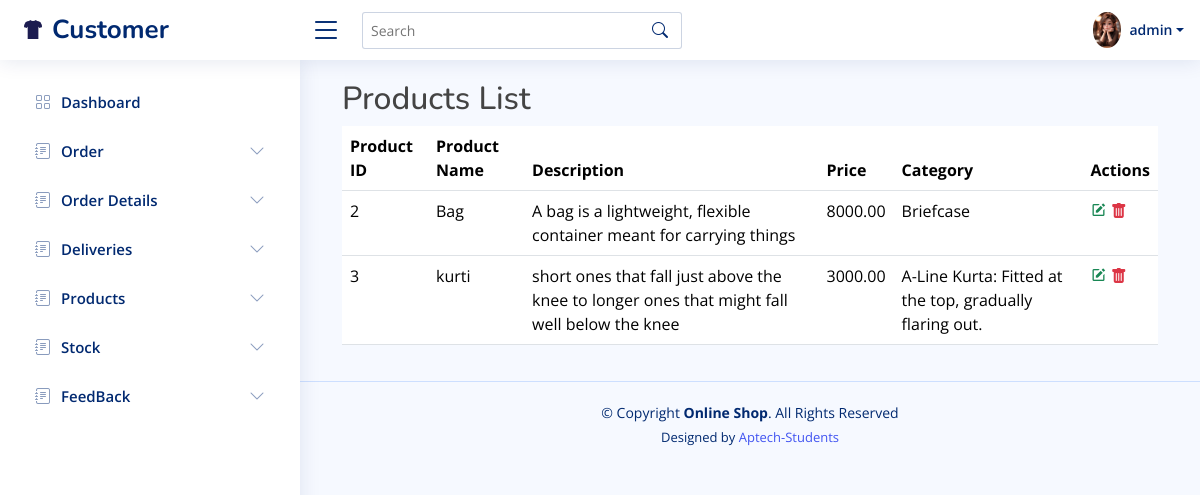
Page /online_shop/employees/view-product.php (signed in) on the committed database.
### tables this page shows
CREATE TABLE `products` (
  `product_id` int(11) NOT NULL,
  `product_name` varchar(100) DEFAULT NULL,
  `description` text DEFAULT NULL,
  `price` decimal(10,2) DEFAULT NULL,
  `category` varchar(100) DEFAULT NULL
);

### online_shop/employees/view-product.php (the view, shortened to what this page needs)
<?php
include 'header.php';
$conn = mysqli_connect('localhost', 'root', '', 'online_shopping');
$sql = "SELECT product_id, product_name, description, price, category FROM products";
$res = mysqli_query($conn, $sql);
?>
<div class="container">
  <h2>Products List</h2>
  <table class="table table">
    <thead>
      <tr>
        <th>Product ID</th>
        <th>Product Name</th>
        <th>Description</th>
        <th>Price</th>
        <th>Category</th>
        <th>Actions</th>
      </tr>
    </thead>
    <tbody>
      <?php
      if (mysqli_num_rows($res) > 0) {
        while ($data = mysqli_fetch_assoc($res)) {
      ?>
          <tr>
            <td><?php echo $data['product_id'] ?></td>
            <td><?php echo $data['product_name'] ?></td>
            <td><?php echo $data['description'] ?></td>
            <td><?php echo $data['price'] ?></td>
            <td><?php echo $data['category'] ?></td>
            <td>
              <a href="update-product.php?p_id=<?php echo $data['product_id'] ?>"><i class="bx bxs-edit text-success"></i></a>
              <a href="function.php?delete_id=<?php echo $data['product_id'] ?>"><i class="bi bi-trash-fill text-danger"></i></a>
            </td>
          </tr>
      <?php
        }
      } else {
        echo "<tr><td colspan='5'>No products found.</td></tr>";
      }
      ?>
    </tbody>
  </table>
</div>
<?php
include 'footer.php';
?>

### online_shop/employees/assets/css/style.css (style rules this page uses)
:root { scroll-behavior: smooth; }
body { font-family: "Open Sans", sans-serif; background: #f6f9ff; color: #444444; }
a { color: #4154f1; text-decoration: none; }
h1, h2, h3, h4, h5, h6 { font-family: "Nunito", sans-serif; }

### rows in the picture
products: product_id "2", product_name "Bag", description "A bag is a lightweight, flexible container meant for carrying things", price "8000.00", category "Briefcase"
products: product_id "3", product_name "kurti", description "short ones that fall just above the knee to longer ones that might fall well below the knee", price "3000.00", category "A-Line Kurta: Fitted at the top, gradually flaring out."

### other values in the picture
$_SESSION['username'] "admin"
